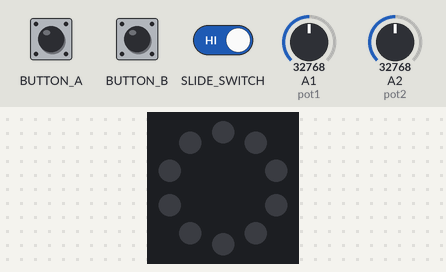
Recording of a program running on a simulated Circuit Playground running CircuitPython. Shown: the board's ring of 10 RGB LEDs (number 0 left of the top, counting anticlockwise). Inputs (shaded band) come from the test bench; at power-on: A1 (pot1) = 32768, A2 (pot2) = 32768 (analog values on the 0–65535 scale). Dim RGB values are drawn brighter than linear.

Above: at 1.2 s.
1.3 s: slide switch moved to the right
At 2.5 s:
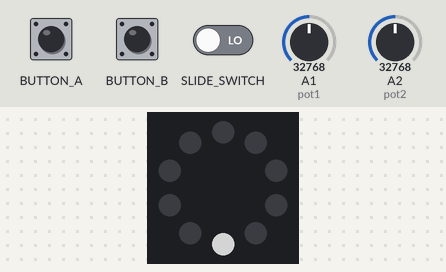
2.9 s: button A pressed for 0.15 s
At 3.6 s:
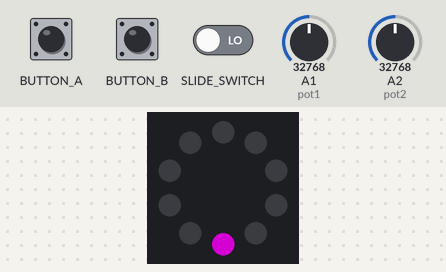
4.5 s: button A pressed for 1 s
At 5.8 s:
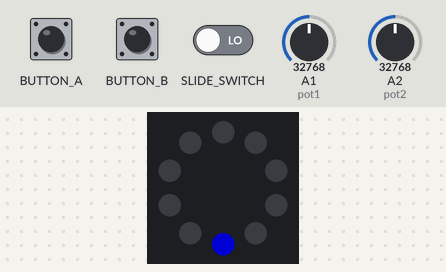
7.0 s: button A pressed for 0.15 s
At 8.0 s:
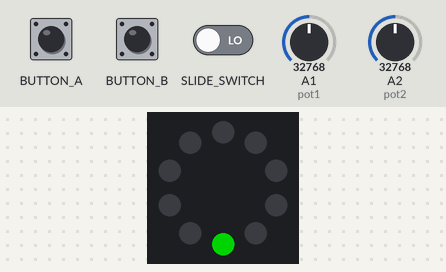
8.6 s: button A pressed for 3.2 s
At 9.0 s:
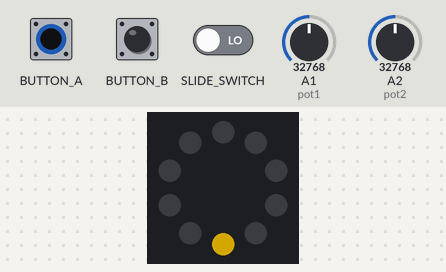
13.3 s: button A pressed for 0.15 s
At 14.3 s:
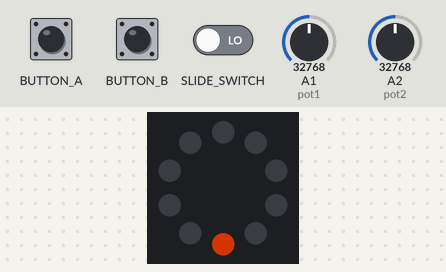
Timing chart, 0 to 15.9 s (numbered marks = the images above; inputs shaded):
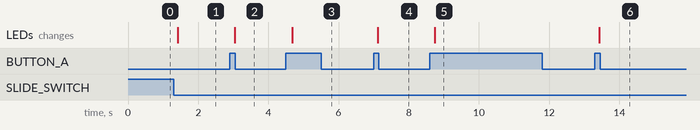

Measured:
- after the input at 1.3 s, the LEDs: change after 0.12 s (image 1)
- after the input at 2.9 s, the LEDs: change after 0.15 s (image 2)
- after the input at 4.5 s, the LEDs: change after 0.18 s (image 3)
- after the input at 7.0 s, the LEDs: change after 0.12 s (image 4)
- after the input at 8.6 s, the LEDs: change after 0.14 s (image 5)
- after the input at 13.3 s, the LEDs: change after 0.12 s (image 6)

The program:

Week04_NeoPixelsSliderButtonsPots.py
```python
# Anthony Palileo - Prototype: Hack. Code. Repeat. - Spring 2021

# this sketch runs on the Bluefruit board along with two potentiometers. One is
# attached at A1 and the other at A2. Ideally, the potentiometer values
# INCREASE as they are turned clockwise. If the full stops are situated at the
# top (12 o'clock) position, that would be ideal. The Bluefruit board should be
# situated with the USB port at the top (12 o'clock) position.

# neopixel.mpy and simpleio.mpy must be in the Lib folder of the board's memory


# import modules
import board
import analogio
import simpleio
from digitalio import DigitalInOut, Direction, Pull
import neopixel
import time

# declare objects and variables

# two potentiometers
pot1 = analogio.AnalogIn(board.A1)
pot2 = analogio.AnalogIn(board.A2)

# onboard switch
switch = DigitalInOut(board.SLIDE_SWITCH)
switch.direction = Direction.INPUT
switch.pull = Pull.UP

# onboard button A
buttonA = DigitalInOut(board.BUTTON_A)
buttonA.direction = Direction.INPUT
buttonA.pull = Pull.DOWN
buttonA_prev = buttonA.value

# onboard button B
buttonB = DigitalInOut(board.BUTTON_B)
buttonB.direction = Direction.INPUT
buttonB.pull = Pull.DOWN
buttonB_prev = buttonB.value

# defining the brightness to include it in the pixel definition
currentBrightness = 0.0

# onboard Neopixels (line break because it was too long)
pixels = neopixel.NeoPixel(board.NEOPIXEL, 10,
                           brightness=currentBrightness, auto_write=False)

# color and related variables
RED = (255, 0, 0)
ORANGE = (255, 65, 0)
YELLOW = (255, 200, 0)
GREEN = (0, 255, 0)
BLUE = (0, 0, 255)
PURPLE = (255, 0, 255)
WHITE = (255, 255, 255)
OFF = (0, 0, 0)
currentColor = OFF
currentPixel = 0
colorMode = 0

# function for getting voltage from the potentiometers
def get_voltage(pin):
    return (pin.value * 3.3) / 65536

# loop forever
while True:
    # get the potentiometer inputs
    pot1Voltage = get_voltage(pot1)
    pot2Voltage = get_voltage(pot2)

    # map the input of pot1 to determine which led to light up
    # mapped in reverse to coordinate with physical led locations on board
    currentPixel = round(simpleio.map_range(pot1Voltage, 0, 3.3, 9, 0))

    # map the input of pot2 to determine the brightness of the led
    currentBrightness = simpleio.map_range(pot2Voltage, 0, 3.3, 0.01, 1)

    # do the led stuff
    pixels[currentPixel] = currentColor
    pixels.show()
    pixels.brightness = currentBrightness

    # check the slider is in the ON position
    # in this case I prefer right for the ON position, so if False
    if switch.value is False:

        # turn on only one led based on the potentiometer input
        for i in range(10):
            if i == currentPixel:
                pixels[currentPixel] = currentColor
            else:
                pixels[i] = OFF

        # check for on-board button presses
        # left button scrolls down the list
        if buttonA.value != buttonA_prev:
            buttonA_prev = buttonA.value
            if buttonA.value:
                colorMode -= 1
                if colorMode < 0:
                    colorMode = 6
        # right button scrolls up the list
        if buttonB.value != buttonB_prev:
            buttonB_prev = buttonB.value
            if buttonB.value:
                colorMode += 1
                if colorMode > 6:
                    colorMode = 0

        # Assigning the color based on mode from buttons
        if colorMode == 0:
            currentColor = RED
        if colorMode == 1:
            currentColor = ORANGE
        if colorMode == 2:
            currentColor = YELLOW
        if colorMode == 3:
            currentColor = GREEN
        if colorMode == 4:
            currentColor = BLUE
        if colorMode == 5:
            currentColor = PURPLE
        if colorMode == 6:
            currentColor = WHITE

    # if the slider is set to left (True)
    else:
        # turn off the led
        currentColor = OFF

        # reset the color to white (colorMode 3) for next turn on
        colorMode = 6

    time.sleep(0.1)
```
